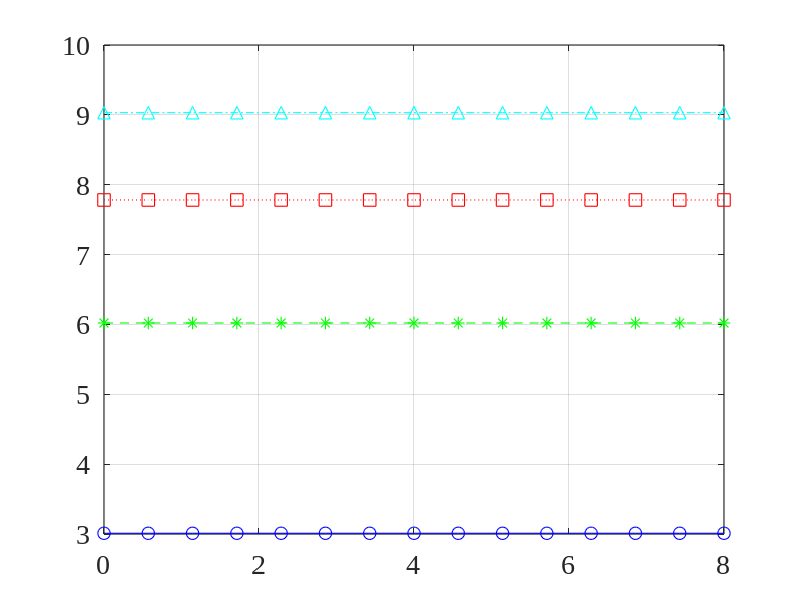

Recreate this plot in MATLAB.
close all; clc; clear all;
linewd = 0.8;
hcfontsize = 20;
MarkerSize=9;
c=340;

M_values=[2 4 6 8]; % Number of sensors

f=linspace(0,8e3,15)';  % frequency

W_dB_values=zeros(length(f),length(M_values));

for idxM=1:length(M_values)
    M=M_values(idxM);
    [m_mat,n_mat]=meshgrid(1:M,1:M);
    W_dB_values(:,idxM)=10*log10(M);
end

figure
plot(f/1e3,W_dB_values(:,1),'-bo','linewidth',linewd, 'MarkerSize',MarkerSize);
hold on
plot(f/1e3,W_dB_values(:,2),'--g*','linewidth',linewd, 'MarkerSize',MarkerSize);
plot(f/1e3,W_dB_values(:,3),':rs','linewidth',linewd, 'MarkerSize',MarkerSize);
plot(f/1e3,W_dB_values(:,4),'-.c^','linewidth',linewd, 'MarkerSize',MarkerSize);
hold off
set(gca, 'Color', [1, 1, 1]); 
set(gca, 'FontName', 'Times New Roman');
set(gca, 'FontSize', hcfontsize);
set(gca, 'LineWidth', linewd); 
box on; grid on;
